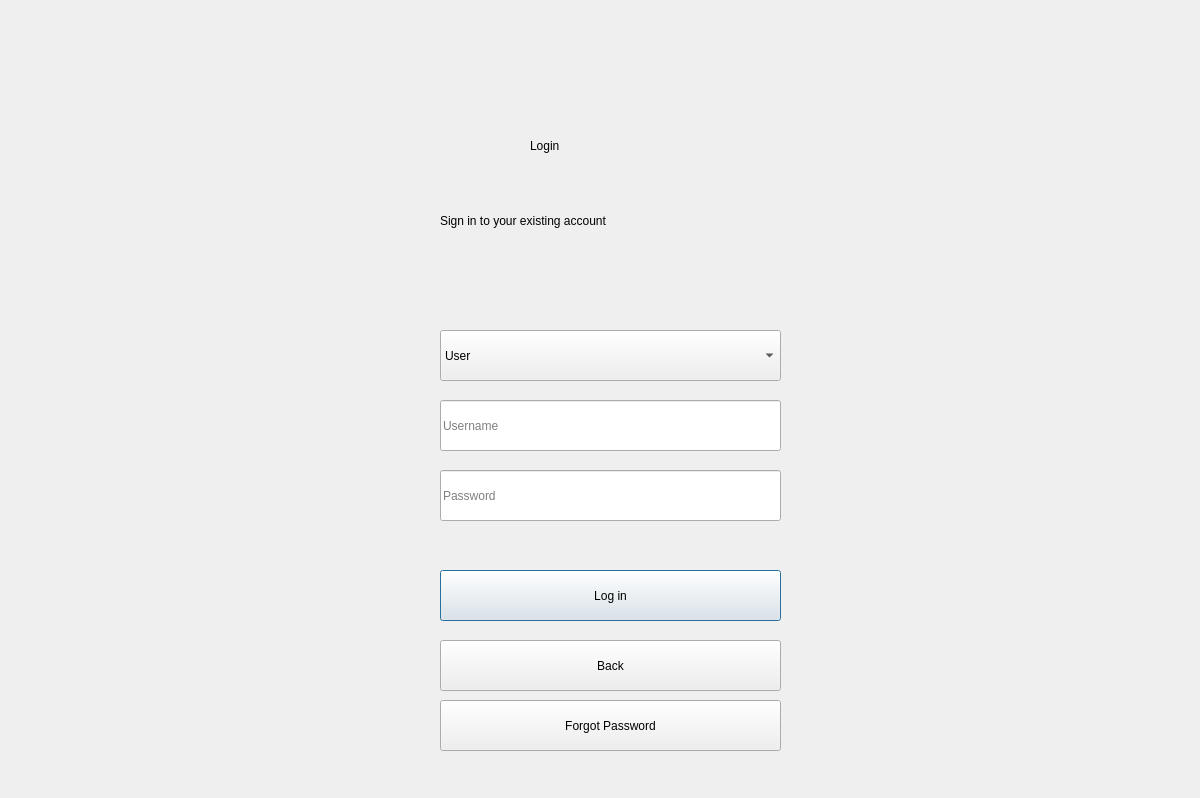
<?xml version="1.0" encoding="UTF-8"?>
<ui version="4.0">
 <class>Dialog</class>
 <widget class="QDialog" name="Dialog">
  <property name="geometry">
   <rect>
    <x>0</x>
    <y>0</y>
    <width>1200</width>
    <height>798</height>
   </rect>
  </property>
  <property name="windowTitle">
   <string>Dialog</string>
  </property>
  <widget class="QWidget" name="bgwidget" native="true">
   <property name="geometry">
    <rect>
     <x>0</x>
     <y>0</y>
     <width>1201</width>
     <height>801</height>
    </rect>
   </property>
   <property name="styleSheet">
    <string notr="true"/>
   </property>
   <widget class="QLabel" name="label">
    <property name="geometry">
     <rect>
      <x>530</x>
      <y>110</y>
      <width>151</width>
      <height>71</height>
     </rect>
    </property>
    <property name="styleSheet">
     <string notr="true">font: 36pt &quot;MS Shell Dlg 2&quot;; color:rgb(0,0,0)</string>
    </property>
    <property name="text">
     <string>Login</string>
    </property>
   </widget>
   <widget class="QLabel" name="label_2">
    <property name="geometry">
     <rect>
      <x>440</x>
      <y>200</y>
      <width>391</width>
      <height>41</height>
     </rect>
    </property>
    <property name="styleSheet">
     <string notr="true">font: 16pt &quot;MS Shell Dlg 2&quot;;color:rgb(0,0,0)</string>
    </property>
    <property name="text">
     <string>Sign in to your existing account</string>
    </property>
   </widget>
   <widget class="QPushButton" name="login">
    <property name="geometry">
     <rect>
      <x>440</x>
      <y>570</y>
      <width>341</width>
      <height>51</height>
     </rect>
    </property>
    <property name="styleSheet">
     <string notr="true"/>
    </property>
    <property name="text">
     <string>Log in</string>
    </property>
   </widget>
   <widget class="QLineEdit" name="emailfield">
    <property name="geometry">
     <rect>
      <x>440</x>
      <y>400</y>
      <width>341</width>
      <height>51</height>
     </rect>
    </property>
    <property name="styleSheet">
     <string notr="true"/>
    </property>
    <property name="placeholderText">
     <string>Username</string>
    </property>
   </widget>
   <widget class="QLineEdit" name="passwordfield">
    <property name="geometry">
     <rect>
      <x>440</x>
      <y>470</y>
      <width>341</width>
      <height>51</height>
     </rect>
    </property>
    <property name="styleSheet">
     <string notr="true"/>
    </property>
    <property name="echoMode">
     <enum>QLineEdit::Password</enum>
    </property>
    <property name="placeholderText">
     <string>Password</string>
    </property>
   </widget>
   <widget class="QLabel" name="error">
    <property name="geometry">
     <rect>
      <x>440</x>
      <y>540</y>
      <width>341</width>
      <height>20</height>
     </rect>
    </property>
    <property name="styleSheet">
     <string notr="true">font: 12pt &quot;MS Shell Dlg 2&quot;; color:red;</string>
    </property>
    <property name="text">
     <string/>
    </property>
   </widget>
   <widget class="QComboBox" name="Usertype">
    <property name="geometry">
     <rect>
      <x>440</x>
      <y>330</y>
      <width>341</width>
      <height>51</height>
     </rect>
    </property>
    <property name="styleSheet">
     <string notr="true"/>
    </property>
    <item>
     <property name="text">
      <string>User</string>
     </property>
    </item>
    <item>
     <property name="text">
      <string>Admin</string>
     </property>
    </item>
   </widget>
   <widget class="QPushButton" name="back">
    <property name="geometry">
     <rect>
      <x>440</x>
      <y>640</y>
      <width>341</width>
      <height>51</height>
     </rect>
    </property>
    <property name="styleSheet">
     <string notr="true"/>
    </property>
    <property name="text">
     <string>Back</string>
    </property>
   </widget>
   <widget class="QPushButton" name="forgot">
    <property name="geometry">
     <rect>
      <x>440</x>
      <y>700</y>
      <width>341</width>
      <height>51</height>
     </rect>
    </property>
    <property name="styleSheet">
     <string notr="true"/>
    </property>
    <property name="text">
     <string>Forgot Password</string>
    </property>
   </widget>
  </widget>
 </widget>
 <resources/>
 <connections/>
</ui>
